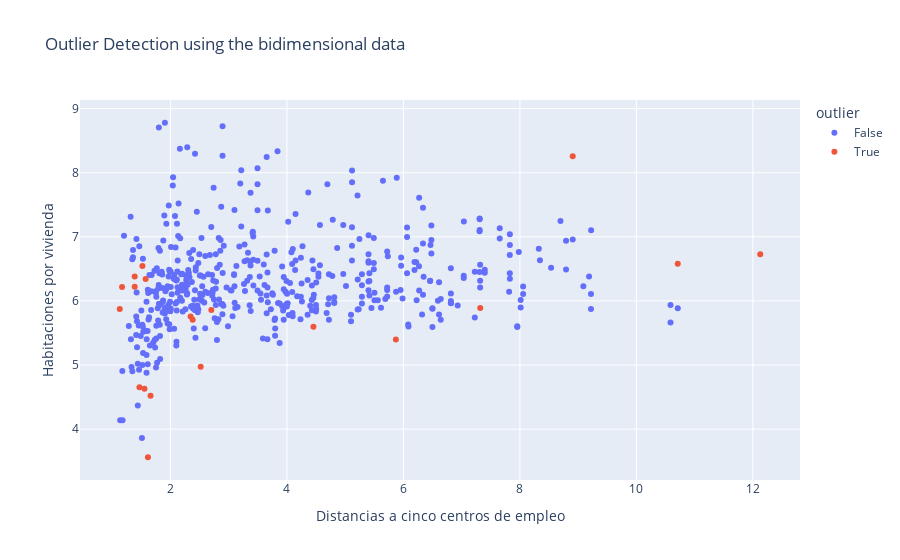

Notebook code cell kept with this figure:
### Markdown cell above
Considerando los resultados anteriores, podriamos considerar 1.5 como el valor que delimita la designacion de una instancia como outlier o no. En ese caso, los puntos outliers serian los siguientes:

### Code cell
df_red["outlier"] = df_red["outlierness"]>1.5
fig = px.scatter(df_red, x="dis", y="rm", title="Gráfico de Dispersión", color="outlier")
fig.update_layout(
    title="Outlier Detection using the bidimensional data",
    xaxis_title="Distancias a cinco centros de empleo",
    yaxis_title="Habitaciones por vivienda"
)
fig.show()

### Figure 1 — Plotly figure (JSON) as saved in the notebook; plotly's stock layout.template omitted (floating-point values rounded to 4 significant figures; data arrays with more than 128 entries replaced by an {"elided": "..."} marker saying what was removed)
{"data": [{"hovertemplate": "outlier=False<br>dis=%{x}<br>rm=%{y}<extra></extra>", "legendgroup": "False", "marker": {"color": "#636efa", "symbol": "circle"}, "mode": "markers", "name": "False", "orientation": "v", "showlegend": true, "type": "scatter", "x": {"elided": "486 float values"}, "xaxis": "x", "y": {"elided": "486 float values"}, "yaxis": "y"}, {"hovertemplate": "outlier=True<br>dis=%{x}<br>rm=%{y}<extra></extra>", "legendgroup": "True", "marker": {"color": "#EF553B", "symbol": "circle"}, "mode": "markers", "name": "True", "orientation": "v", "showlegend": true, "type": "scatter", "x": [4.455, 5.87, 7.32, 2.346, 2.702, 8.907, 2.519, 10.71, 12.13, 1.613, 1.169, 1.13, 1.386, 1.386, 1.519, 1.467, 1.574, 1.554, 1.658, 2.382], "xaxis": "x", "y": [5.599, 5.399, 5.888, 5.757, 5.859, 8.259, 4.973, 6.579, 6.728, 3.561, 6.216, 5.875, 6.38, 6.223, 6.545, 4.652, 6.343, 4.628, 4.519, 5.707], "yaxis": "y"}], "layout": {"legend": {"title": {"text": "outlier"}, "tracegroupgap": 0}, "title": {"text": "Outlier Detection using the bidimensional data"}, "xaxis": {"anchor": "y", "domain": [0, 1], "title": {"text": "Distancias a cinco centros de empleo"}}, "yaxis": {"anchor": "x", "domain": [0, 1], "title": {"text": "Habitaciones por vivienda"}}}}
